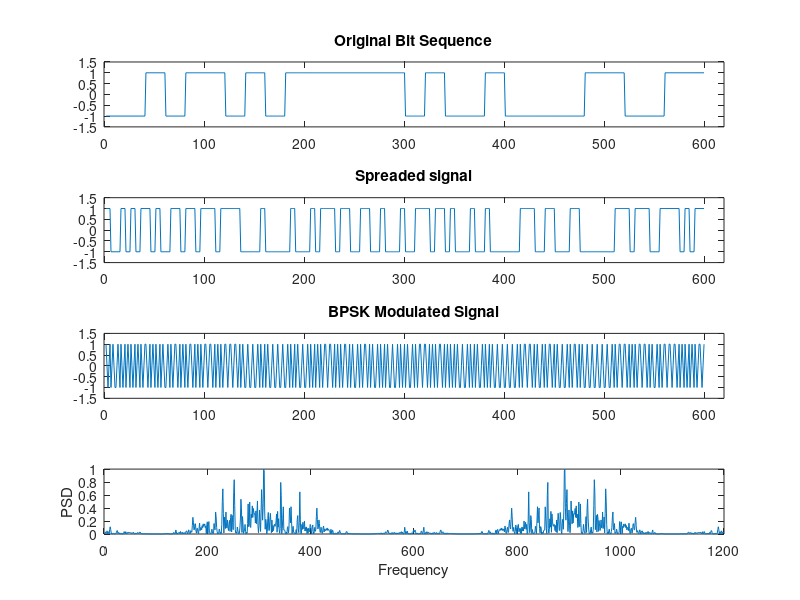
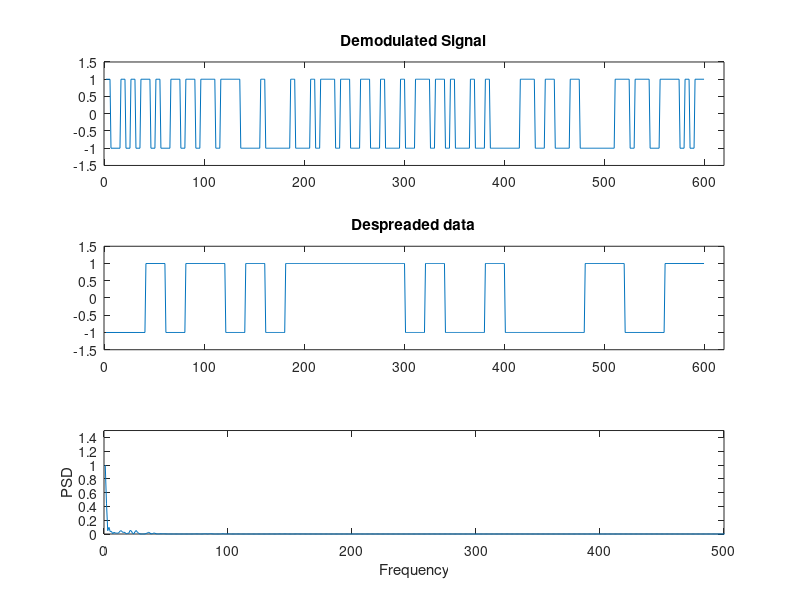

Write MATLAB code to recreate these figures, in order.
clear all;
close all;
clc;

% Generating the bit pattern
b=round(rand(1,30));
pattern=[];
for k=1:30
    if b(1,k)==0
        sig=-ones(1,20);
    else
        sig=ones(1,20);
    end
    
    pattern=[pattern sig];
end
subplot(4,1,1)
plot(pattern);
axis([-1 620 -1.5 1.5]);
title('Original Bit Sequence');

% Generating the pseudo random bit pattern for spreading
d=round(rand(1,120));
pn_seq=[];
carrier=[];
t=[0:2*pi/4:2*pi]; % Creating 5 samples for one cosine 
for k=1:120
    if d(1,k)==0
        sig=-ones(1,5);
    else
        sig=ones(1,5);
    end
    c=cos(t);   
    carrier=[carrier c];
    pn_seq=[pn_seq sig];
end
pn_seq

% Spreading of sequence
spreaded_sig=pattern.*pn_seq;
subplot(4,1,2)
plot(spreaded_sig)
axis([-1 620 -1.5 1.5]);
title('Spreaded signal');

% BPSK Modulation of the spreaded signal
bpsk_sig = spreaded_sig .* carrier; % Modulating the signal
subplot(4,1,3);
plot(bpsk_sig)
axis([-1 620 -1.5 1.5]);
title('BPSK Modulated Signal');

% Plotting the FFT of DSSS signal
y=abs(fft(xcorr(bpsk_sig)));
subplot(4,1,4)
plot(y/max(y))
xlabel('Frequency')
ylabel('PSD')

% Demodulation and Despreading of Received Signal
figure
rxsig=bpsk_sig.*carrier;
demod_sig=[];
for i=1:600
    if rxsig(i)>=0
    rxs =1;
else
    rxs =-1;
    end
    demod_sig=[demod_sig rxs];
end

subplot(3,1,1)
plot(demod_sig)
axis([-1 620 -1.5 1.5]);
title('Demodulated Signal')
despread_sig=demod_sig .* pn_seq;
subplot(3,1,2)
plot(despread_sig)
axis([-1 620 -1.5 1.5]);
title('Despreaded data')

%Power Spectrum of Despreaded data 
z = 0.5 + 0.5*despread_sig;
y = abs(fft(xcorr(z)));
subplot(3,1,3)
plot(y/max(y))
axis([0 500 0 1.5])
xlabel('Frequency')
ylabel('PSD')
